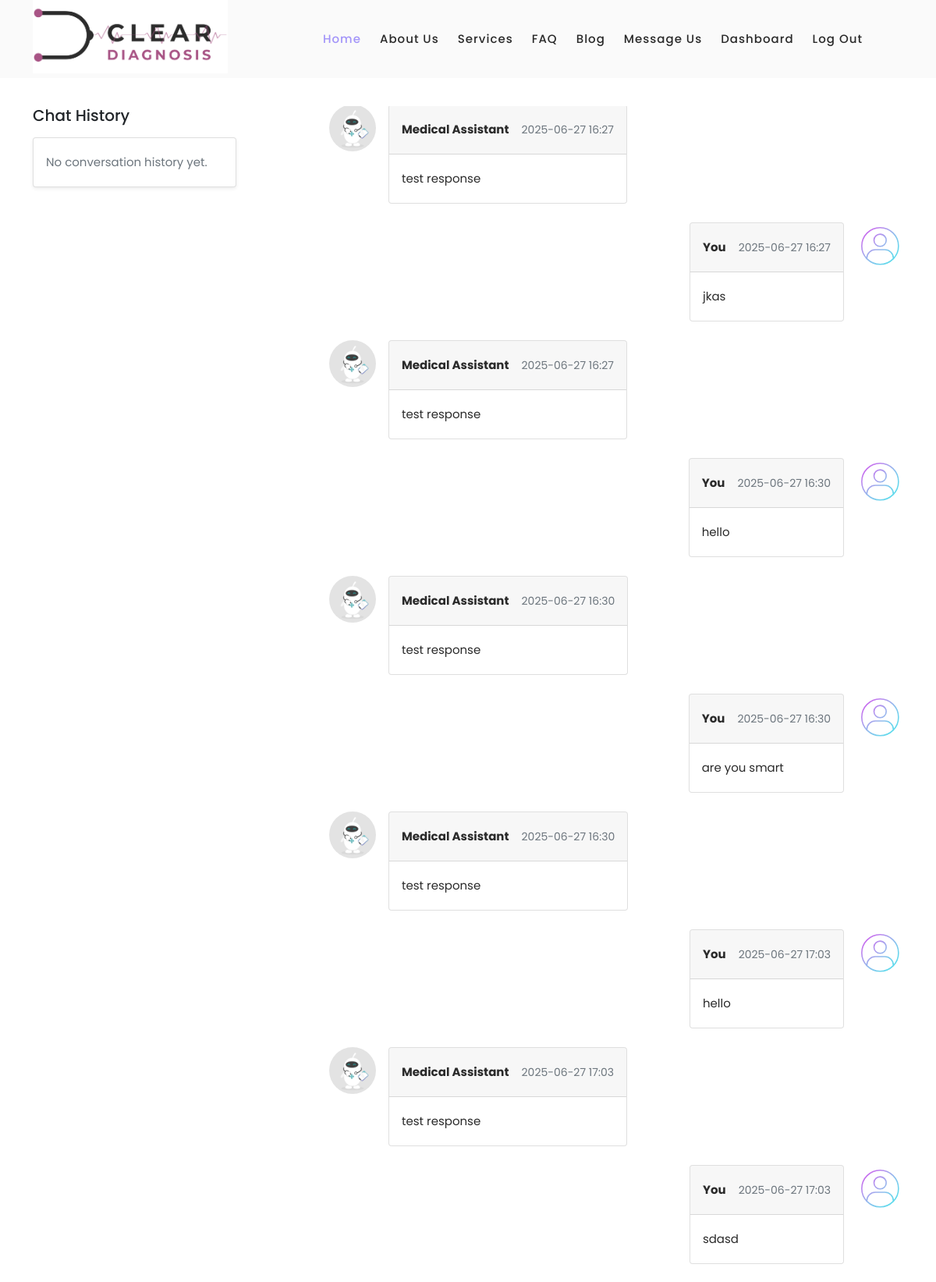
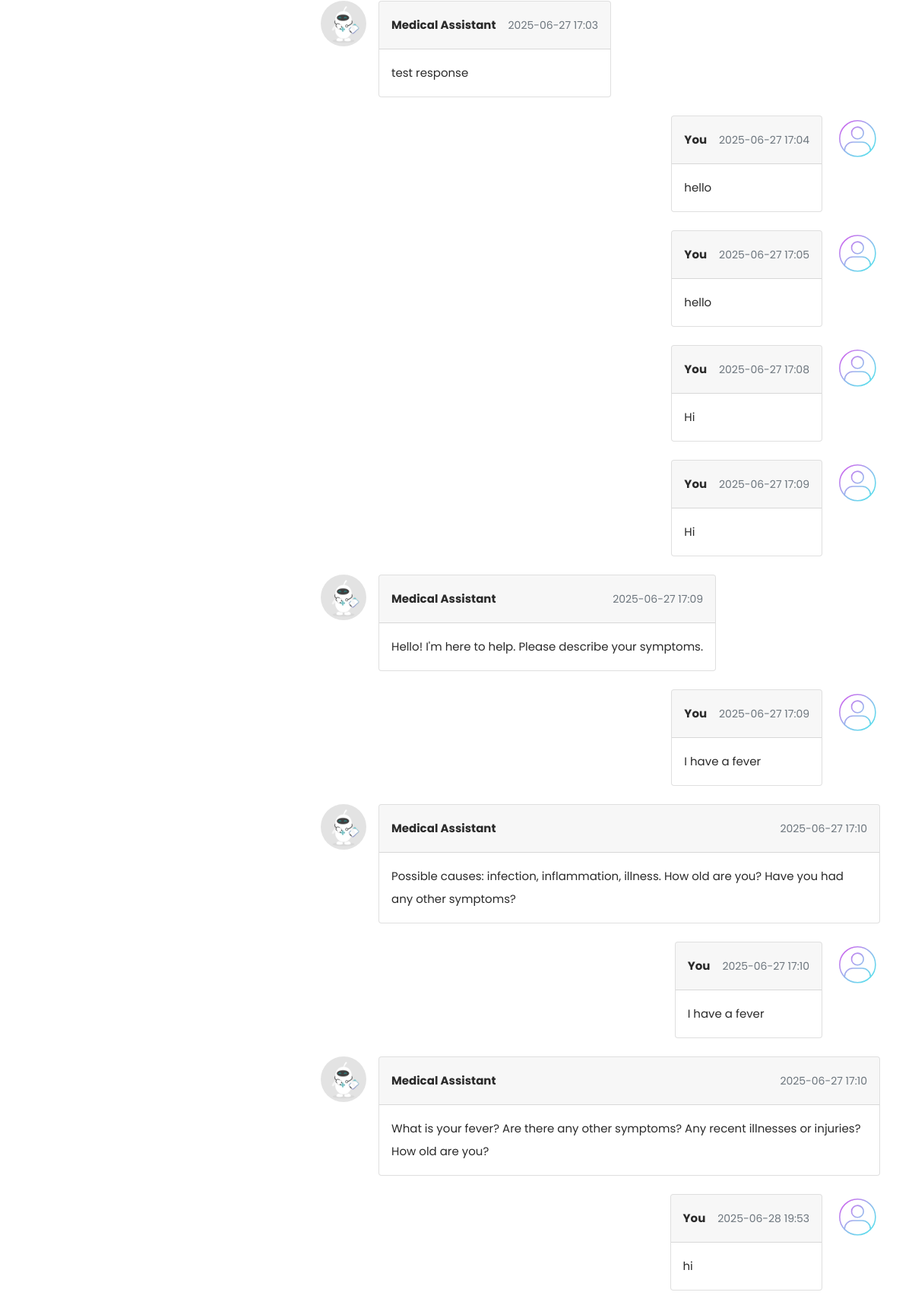
The page /chat/1 (signed in, upper part) on the database its author committed (2 pictures, top to bottom).
### models.py (models this page shows)
class Message(db.Model):
    id = db.Column(db.Integer, primary_key=True)
    conversation_id = db.Column(db.Integer, db.ForeignKey('conversation.id'), nullable=False)
    sender_id = db.Column(db.Integer, db.ForeignKey('users.id'), nullable=False)
    role = db.Column(db.String(50), default='User')  # 'User' or 'Doctor' or 'Assistant'
    content = db.Column(db.Text, nullable=False)
    timestamp = db.Column(db.DateTime, default=datetime.utcnow)
    sender = db.relationship('User')

### app.py (the view, shortened to what this page needs)
@app.route('/chat/<int:conversation_id>', defaults={'doctor_id': None}, methods=['GET', 'POST'])
@app.route('/chat/<int:conversation_id>/doctor/<int:doctor_id>', methods=['GET', 'POST'])
@login_required
def chat(conversation_id, doctor_id):
    doctors = db.session.query(User).join(Doctor).filter(User.role == 'doctor').all()
    conversations = Conversation.query.filter_by(user_id=current_user.id).order_by(Conversation.timestamp.desc()).all()
    doctor_conversations = Conversation.query.filter_by(doctor_id=current_user.id).order_by(Conversation.timestamp.desc()).all()
    if current_user.role == 'doctor':
        conversations = doctor_conversations
    if conversation_id == 0:
        return render_template('chat.html', conversations=conversations, doctors=doctors,doctor_id=doctor_id, new_chat=True)
    user_id = request.args.get('user_id', type=int)
    if user_id :
        convo = Conversation.query.filter_by(id=conversation_id, user_id=user_id, doctor_id=current_user.id).first_or_404()
    else:
        convo = Conversation.query.filter_by(id=conversation_id, user_id=current_user.id).first_or_404()
    return render_template('chat.html', conversations=conversations, conversation=convo, doctors=doctors, new_chat=False)

### app.py (called while the page is built)
@login_manager.user_loader
def load_user(user_id):
    return UserLogin.query.get(int(user_id))

@app.before_request
def create_tables():
    db.create_all()

@app.before_request
def update_last_seen():
    if current_user.is_authenticated:
        current_user.last_login = datetime.utcnow()
        db.session.commit()

### templates/chat.html (shortened to what this page needs)
{%extends "base.html" %}
{% block content %}
<section>
  <div class="container py-3">
    <div class="row">
      <div class="col-md-5 col-lg-4 col-xl-3 mb-4 mb-md-0 overflow-auto" style='height: 65vh;' id="chat-history">
        <h5 class="font-weight-bold mb-3 text-center text-lg-start">Chat History</h5>
        <div class="card shadow-sm">
          <div class="card-body">
          {% if conversations %}
            <ul class="list-unstyled mb-0">
            {% for conversation in conversations %}
              <li class="p-2 border-bottom">
                <a href="#!" class="d-flex justify-content-between">
                  <div class="d-flex flex-row">
                    <!--
                    <img src="https://mdbcdn.b-cdn.net/img/Photos/Avatars/avatar-1.webp" alt="avatar"
                      class="rounded-circle d-flex align-self-center me-3 shadow-1-strong" style="width:80px">
                    -->
                    <div class="pt-1">
                      <p class="fw-bold mb-0">
                        {% if conversation.doctor_id %}
                          {% if current_user.role == 'doctor' %}
                            {{ conversation.user.username }}
                          {% else %}
                            Dr. {{ conversation.doctor_id | doctor_name }}
                          {% endif %}
                        {% else %}
                          Medical Assistant
                        {% endif %}
                      </p>
                      <p class="small text-muted">{{ conversation.subject[:120] }}{% if conversation.subject|length > 120 %}...{% endif %}</p>
                    </div>
                  </div>
                  <div class="pt-1">
                    <p class="small text-muted mb-1">{{ conversation.timestamp.strftime('%Y-%m-%d %H:%M') }}</p>
                    <form method="POST"
                          action="{{ url_for('delete_conversation', conversation_id=conversation.id) }}"
                          class="delete-form">
                      <button type="button" class="btn btn-link text-danger trigger-delete">
                        <i class="bi bi-trash3-fill"></i>
                      </button>
                    </form>
                  </div>
                </a>
                      <p>
                        {% if current_user.role == 'doctor' %}
                        <a href="{{ url_for('chat', conversation_id=conversation.id,doctor_id=conversation.doctor_id, user_id=conversation.user_id) }}" class="btn btn-sm btn-outline-primary mt-2">
                        {% else %}
                        <a href="{{ url_for('chat', conversation_id=conversation.id, doctor_id=conversation.doctor_id) }}" class="btn btn-sm btn-outline-primary mt-2">
                        {% endif %}
                          <i class="bi bi-chat-dots-fill"></i>
                        View chat
                        </a>
                      </p>
              </li>
              {% endfor %}
            </ul>
          {% else %}
            <p class="text-muted">No conversation history yet.</p>
          {% endif %}
          </div>
        </div>
      </div>
      <div class="col-md-1 col-lg-1 col-xl-1 overflow-auto"  style='height: 65vh;' id=""></div>
      <div class="col-md-6 col-lg-7 col-xl-8 ' id="chat-box">
        <div  id="chat-messages" style="height: 55vh; overflow-y: auto;">
        <ul class="list-unstyled">
          {% if conversation %}
            {%if conversation.messages %}
              {% for msg in conversation.messages %}
                {% if msg.sender_id == current_user.id %}
                  <li class="d-flex flex-row-reverse mb-4">
                    <img src="{{ url_for('static', filename='images/avatar.svg') }}" alt="avatar"
                        class="rounded-circle d-flex align-self-start ms-3 shadow-1-strong" style="width:60px">
                    <div class="card">
                      <div class="card-header d-flex justify-content-between p-3">
                        <p class="fw-bold mb-0">You</p>
                        <p class="text-muted small mb-0 ms-3"> {{ msg.timestamp.strftime('%Y-%m-%d %H:%M') }}</p>
                      </div>
                      <div class="card-body">
                        <p class="mb-0">
                          {{ msg.content }}
                        </p>
                      </div>
                    </div>
                  </li>
                {% else %}
                  <li class="d-flex mb-4">
                    <img src="{{ url_for('static', filename='images/mbotavatar.webp') }}" alt="avatar"
                      class="rounded-circle d-flex align-self-start me-3 shadow-1-strong" style="max-width:60px">
                    <div class="card">
                      <div class="card-header d-flex justify-content-between p-3">
                        <p class="fw-bold mb-0">
                              Medical Assistant
                        </p>
                        <p class="text-muted small mb-0 ms-3"> {{ msg.timestamp.strftime('%Y-%m-%d %H:%M') }}</p>
                      </div>
                      <div class="card-body">
                        <p class="mb-0">
                          {{ msg.content }}
                        </p>
                      </div>
                  </div>
                  </li>
                {% endif %}
              {% endfor %}
          {% endif %}
        </ul>
        </div>
            {% endif %}
      </div>
    </div>
  </div>
</section>
{% endblock %}

### static/css/templatemo-space-dynamic.css (style rules this page uses)
html, body, div, span, applet, object, iframe, h1, h2, h3, h4, h5, h6, p, blockquote, div pre, a, abbr, acronym, address, big, cite, code, del, dfn, em, font, img, ins, kbd, q, s, samp, small, strike, strong, sub, sup, tt, var, b, u, i, center, dl, dt, dd, ol, ul, li, figure, header, nav, section, article, aside, footer, figcaption { margin: 0; padding: 0; border: 0; outline: 0; }
ul, li { padding: 0; margin: 0; list-style: none; }
header, nav, section, article, aside, footer, hgroup { display: block; }
* { box-sizing: border-box; }
html, body { font-family: 'Poppins', sans-serif; font-weight: 400; background-color: #fff; -ms-text-size-adjust: 100%; -webkit-font-smoothing: antialiased; -moz-osx-font-smoothing: grayscale; }
h1, h2, h3, h4, h5, h6 { margin-top: 0px; margin-bottom: 0px; }
ul { margin-bottom: 0px; }
p { font-size: 15px; line-height: 30px; color: #2a2a2a; }
html, body { background: #fff; font-family: 'Poppins', sans-serif; }

### rows shown on the page
Message: timestamp "2025-06-27 16:27", content "test response"
Message: timestamp "2025-06-27 16:27", content "jkas"
Message: timestamp "2025-06-27 16:27", content "test response"
Message: timestamp "2025-06-27 16:30", content "hello"
Message: timestamp "2025-06-27 16:30", content "test response"
Message: timestamp "2025-06-27 16:30", content "are you smart"
Message: timestamp "2025-06-27 16:30", content "test response"
Message: timestamp "2025-06-27 17:03", content "hello"
Message: timestamp "2025-06-27 17:03", content "test response"
Message: timestamp "2025-06-27 17:03", content "sdasd"
Message: timestamp "2025-06-27 17:03", content "test response"
Message: timestamp "2025-06-27 17:04", content "hello"
Message: timestamp "2025-06-27 17:05", content "hello"
Message: timestamp "2025-06-27 17:08", content "Hi"
Message: timestamp "2025-06-27 17:09", content "Hi"
Message: timestamp "2025-06-27 17:09", content "Hello! I'm here to help. Please describe your symptoms."
Message: timestamp "2025-06-27 17:09", content "I have a fever"
Message: timestamp "2025-06-27 17:10", content "Possible causes: infection, inflammation, illness. How old are you? Have you had any other symptoms?"
Message: timestamp "2025-06-27 17:10", content "I have a fever"
Message: timestamp "2025-06-27 17:10", content "What is your fever? Are there any other symptoms? Any recent illnesses or injuries? How old are you?"
Message: timestamp "2025-06-28 19:53", content "hi"
